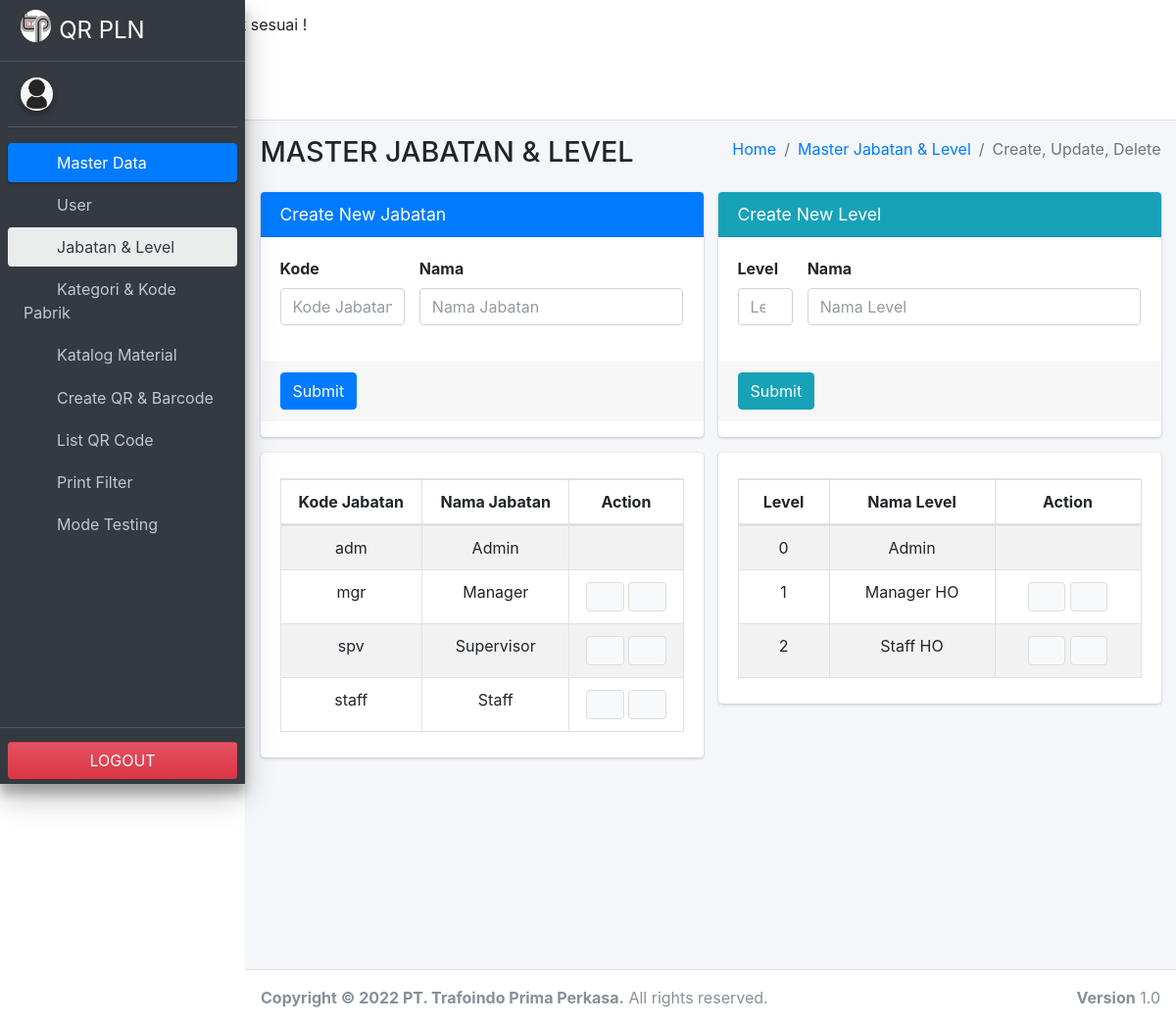
The app's page /add_jabatan_level.php, older data.
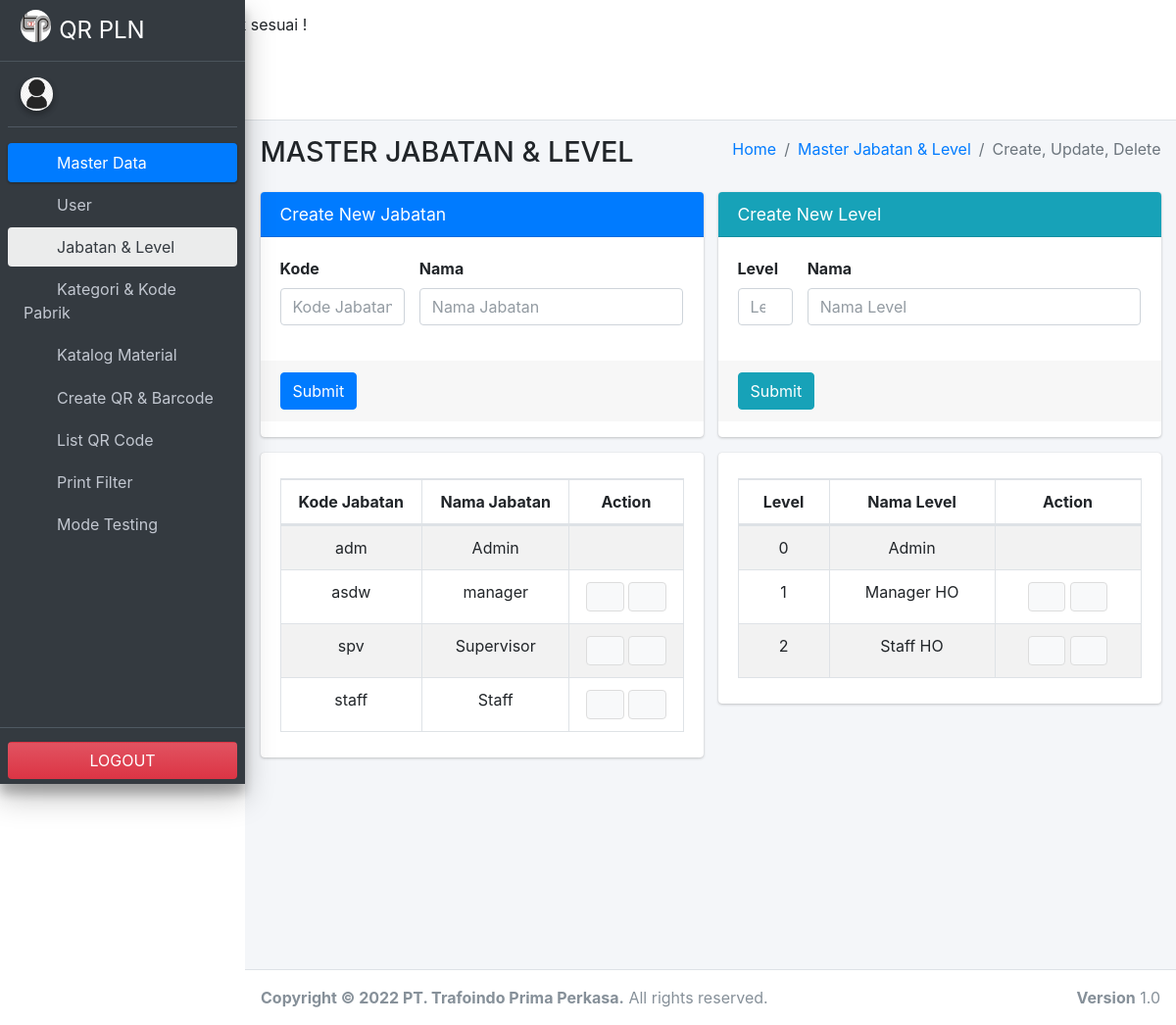
The same page, newer data.
### tables this page shows
CREATE TABLE `ms_jabatan` (
  `id_jabatan` int(11) NOT NULL,
  `kode_jabatan` varchar(10) NOT NULL,
  `nama_jabatan` varchar(50) NOT NULL
);

CREATE TABLE `ms_level` (
  `id_level` int(11) NOT NULL,
  `level` int(2) NOT NULL,
  `nama_level` varchar(50) NOT NULL
);

### add_jabatan_level.php (the view, shortened to what this page needs)
<?php
  if($_SESSION['username']==""){
    echo "<div class='alert'>Username dan Password tidak sesuai !</div>";
  }
  $session_level      = $_SESSION['level'];
?>
<!DOCTYPE html>
<html lang="id">
<head>
  <link rel="stylesheet" href="assets/plugins/fontawesome-free/css/all.min.css">
  <link rel="stylesheet" href="assets/plugins/datatables-bs4/css/dataTables.bootstrap4.min.css">
  <link rel="stylesheet" href="assets/plugins/datatables-responsive/css/responsive.bootstrap4.min.css">
  <link rel="stylesheet" href="assets/plugins/datatables-buttons/css/buttons.bootstrap4.min.css">
  <link rel="stylesheet" href="assets/plugins/select2/css/select2.min.css">
  <link rel="stylesheet" href="assets/plugins/select2-bootstrap4-theme/select2-bootstrap4.min.css">
  <link rel="stylesheet" href="assets/dist/css/adminlte.min.css">
</head>
<body class="hold-transition sidebar-mini layout-fixed">
<div class="wrapper">
  <nav class="main-header navbar navbar-expand navbar-white navbar-light">
    <ul class="navbar-nav">
      <li class="nav-item">
        <a class="nav-link" data-widget="pushmenu" href="#" role="button"><i class="fas fa-bars"></i></a>
      </li>
    </ul>
  </nav>
  <aside class="main-sidebar main-sidebar-custom sidebar-dark-primary elevation-4">
    <a href="index.php?page=dashboard" class="brand-link">
      <img src="assets/img/logo-tpp.jpg" alt="Logo Trafoindo" class="brand-image img-circle">
      <span class="brand-text font-weight-light"><font size="5"><b>QR PLN</b></font></span>
    </a>
    <div class="sidebar">
      <div class="user-panel mt-3 pb-3 mb-3 d-flex">
        <div class="image">
          <img src="assets/img/user-image.png" class="img-circle elevation-2" alt="User Image">
        </div>
        <div class="info">
        </div>
      </div>
     <nav class="mt-2">
        <ul class="nav nav-pills nav-sidebar flex-column" data-widget="treeview" role="menu" data-accordion="false">
          <li class="nav-item menu-open">
            <a href="#" class="nav-link active">
              <i class="nav-icon fa-solid fa-database"></i>
              <p>
                Master Data
                <i class="fas fa-angle-left right"></i>
              </p>
            </a>
            <ul class="nav nav-treeview">
              <?php if ($session_level == 0) { ?>
              <li class="nav-item">
                <a href="index.php?page=add_user" class="nav-link">
                  <i class="far fa-circle nav-icon"></i>
                  <p>User</p>
                </a>
              </li>
              <li class="nav-item">
                <a href="index.php?page=add_jabatan_level" class="nav-link active">
                  <i class="far fa-circle nav-icon"></i>
                  <p>Jabatan & Level</p>
                </a>
              </li>
              <?php } else {} ?>
              <li class="nav-item">
                <a href="index.php?page=add_kategori_kode_pabrik" class="nav-link">
                  <i class="far fa-circle nav-icon"></i>
                  <p>Kategori & Kode Pabrik</p>
                </a>
              </li>
              <li class="nav-item">
                <a href="index.php?page=add_katalog" class="nav-link">
                  <i class="far fa-circle nav-icon"></i>
                  <p>Katalog Material</p>
                </a>
              </li>
            </ul>
          </li>
          <li class="nav-item">
            <a href="index.php?page=add_trx" class="nav-link">
              <i class="nav-icon fa-solid fa-square-plus"></i>
              <p>Create QR & Barcode</p>
            </a>
          </li>
          <li class="nav-item">
            <a href="index.php?page=list_qrcode" class="nav-link">
              <i class="nav-icon fa-solid fa-list"></i>
              <p>List QR Code</p>
            </a>
          </li>
          <li class="nav-item">
            <a href="index.php?page=print_filter" class="nav-link">
              <i class="nav-icon fa-solid fa-print"></i>
              <p>Print Filter</p>
            </a>
          </li>
          <?php if ($session_level == 0) { ?>
          <li class="nav-item">
            <a href="#" class="nav-link">
              <i class="nav-icon fa-solid fa-triangle-exclamation"></i>
              <p>Mode Testing
                <i class="fas fa-angle-left right"></i>
              </p>
            </a>
          </li>
          <?php } else {} ?>
        </ul>
      </nav>
    </div>
    <div class="sidebar-custom">
      <a href="logout.php"><button type="button" class="btn btn-block bg-gradient-danger">LOGOUT</button></a>
    </div>
  </aside>
<div class="content-wrapper">
    <section class="content-header">
      <div class="container-fluid">
        <div class="row mb-2">
          <div class="col-sm-6">
            <h1>MASTER JABATAN & LEVEL</h1>
          </div>
          <div class="col-sm-6">
            <ol class="breadcrumb float-sm-right">
              <li class="breadcrumb-item"><a href="index.php?page=dashboard">Home</a></li>
              <li class="breadcrumb-item active"><a href="index.php?page=add_jabatan_level">Master Jabatan & Level</a></li>
              <li class="breadcrumb-item active">Create, Update, Delete</li>
            </ol>
          </div>
        </div>
      </div>
    </section>
    <section class="content">
    	<div class="container-fluid">
        <div class="row">
        	<div class="col-md-6">
            <div class="card card-primary">
            	<div class="card-header">
              	<h3 class="card-title">Create New Jabatan</h3>
            	</div>
            	<form class="form-horizontal" name="form_jabatan" action="index.php?page=create_jabatan" method="post" enctype="multipart/form-data">
                <div class="card-body">
                  <div class="row">
                    <div class="col-md-4">
                      <div class="form-group">
                        <label>Kode</label>
                        <input type="text" class="form-control" maxlength="10" name="kode_jabatan" placeholder="Kode Jabatan" required>
                      </div>
                    </div>
                    <div class="col-md-8">
                    	<div class="form-group">
  	                    <label>Nama</label>
  	                    <input type="text" class="form-control" maxlength="50" style="text-transform:capitalize" name="nama_jabatan" placeholder="Nama Jabatan" required>
                    	</div>
                    </div>
                  </div>
                </div>
                <div class="card-footer">
                  <button type="submit" name="submit_jabatan" class="btn btn-primary">Submit</button>
                </div>
              </form>
            </div>
        	</div>
          <div class="col-md-6">
            <div class="card card-info">
              <div class="card-header">
                <h3 class="card-title">Create New Level</h3>
              </div>
              <form class="form-horizontal" name="form_jabatan" action="index.php?page=create_level" method="post" enctype="multipart/form-data">
                <div class="card-body">
                  <div class="row">
                    <div class="col-md-2">
                      <div class="form-group">
                        <label>Level</label>
                        <input type="number" class="form-control" name="level" min="1" placeholder="Level" required>
                      </div>
                    </div>
                    <div class="col-md-10">
                      <div class="form-group">
                        <label>Nama</label>
                        <input type="text" class="form-control" maxlength="50" style="text-transform:capitalize" name="nama_level" placeholder="Nama Level" required>
                      </div>
                    </div>
                  </div>
                </div>
                <div class="card-footer">
                  <button type="submit" name="submit_level" class="btn btn-info">Submit</button>
                </div>
              </form>
            </div>
          </div>
        </div>
        <div class="row">
          <div class="col-md-6">
            <div class="card">
              <div class="card-body">
                <table id="table_jabatan" class="table table-bordered table-striped">
                <thead>
                  <tr>
                    <th style="text-align: center;">Kode Jabatan</th>
                    <th style="text-align: center;">Nama Jabatan</th>
                    <th style="text-align: center;">Action</th>
                  </tr>
                </thead>
                <tbody>
                <?php
                  include ("koneksi.php");
                  $sql=mysqli_query($mysqli,"select * FROM ms_jabatan order by kode_jabatan asc");
                  if(mysqli_num_rows($sql) == 0){
                    echo '<tr><td colspan="3" style="text-align: center">Tidak Ada Data.</td></tr>';
                  }else{
                    while($row = mysqli_fetch_assoc($sql)){
                ?>
                <tr>
                  <td style="text-align: center;"><?php echo $row['kode_jabatan'] ?></td>
                  <td style="text-align: center;"><?php echo $row['nama_jabatan'] ?></td>
                  <td style="text-align:center;">
                    <?php if ($row['kode_jabatan'] != 'adm') { ?>
                    <button type="button" class="btn btn-default" data-toggle="modal" data-target="#modal-lg-jabatan-<?php echo $row['id_jabatan'] ?>">
                    <i class="fas fa-edit"></i></button>
                    <a href="index.php?page=delete_jabatan&id_jabatan=<?php echo $row['id_jabatan'] ?>" title="Hapus Jabatan" onclick="return confirm('Anda Yakin Ingin Delete Jabatan Ini ?')"><button type="button" class="btn btn-default"><i class="fas fa-trash">
                    </i></button></a>
                    <?php } else {} ?>
                  </td>
                </tr>
                <?php
                    }
                  }
                ?>
                </tbody>
                </table>
              </div>
            </div>
          </div>
          <div class="col-md-6">
            <div class="card">
              <div class="card-body">
                <table id="table_level" class="table table-bordered table-striped">
                <thead>
                  <tr>
                    <th style="text-align: center;">Level</th>
                    <th style="text-align: center;">Nama Level</th>
                    <th style="text-align: center;">Action</th>
                  </tr>
                </thead>
                <tbody>
                <?php
                  include ("koneksi.php");
                  $sql=mysqli_query($mysqli,"select * FROM ms_level order by level asc");
                  if(mysqli_num_rows($sql) == 0){
                    echo '<tr><td colspan="3" style="text-align: center">Tidak Ada Data.</td></tr>';
                  }else{
                    while($row = mysqli_fetch_assoc($sql)){
                ?>
                <tr>
                  <td style="text-align: center;"><?php echo $row['level'] ?></td>
                  <td style="text-align: center;"><?php echo $row['nama_level'] ?></td>
                  <td style="text-align:center;">
                    <?php if ($row['level'] != 0) { ?>
                      <button type="button" class="btn btn-default" data-toggle="modal" data-target="#modal-md-level-<?php echo $row['id_level'] ?>">
                        <i class="fas fa-edit"></i>
                      </button>
                       <a href="index.php?page=delete_level&id_level=<?php echo $row['id_level'] ?>" title="Hapus Level" onclick="return confirm('Anda Yakin Ingin Delete Level Ini ?')"><button type="button" class="btn btn-default"><i class="fas fa-trash">
                     </i></button></a>
                    <?php } else {} ?>
                  </td>
                </tr>
                <?php
                    }
                  }
                ?>
                </tbody>
                </table>
              </div>
            </div>
          </div>
        </div>
	    </div>
    </section>
  </div>
  <footer class="main-footer">
    <div class="float-right d-none d-sm-block">
      <b>Version</b> 1.0
    </div>
    <strong>Copyright &copy; <?php echo date('Y'); ?> PT. Trafoindo Prima Perkasa.</strong> All rights reserved.
  </footer>
</div>
</body>
</html>

Row changes from the older to the newer data that the page shows:
changed ms_jabatan: kode_jabatan "mgr" → "asdw"; nama_jabatan "Manager" → "manager"
